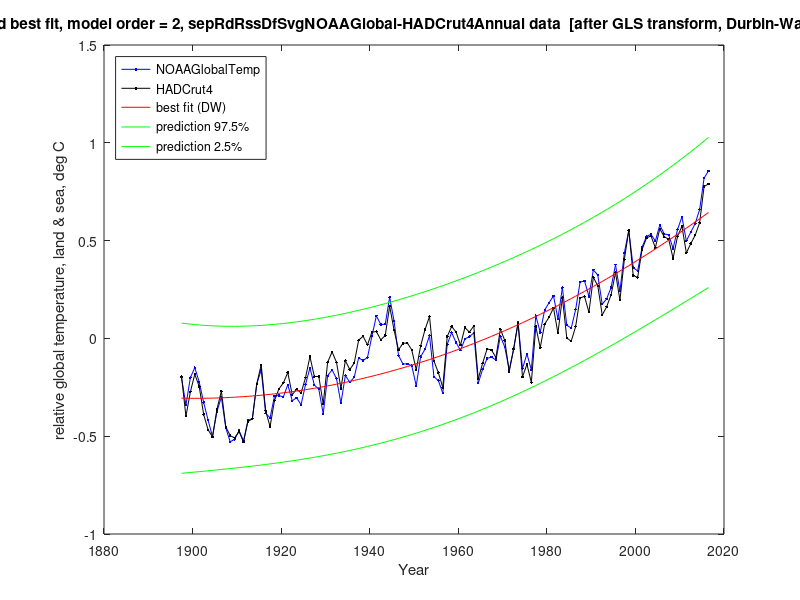

Recreate this plot in MATLAB.
%%%%%%%%%%%%%%%%%%%%%%%%%%%%%%%%%%%%%%%%%%%%%%%%%%%%%%%%%%%%%%%%%%%%%%%%%%%%%%%%%%%%%%%%%%
% This program reads monthly global temperature anomaly data, then does OLS and GLS for  %
% linear (modelOrder=1: y = b0 + b1.t), quadratic (modelOrder=2: y = b0 + b1.t + b2.t^2) %
% and higher order polynomial trends, with 95% prediction intervals.                     %
% This code is for Matlab or Octave (no special libraries required).                     %
%%%%%%%%%%%%%%%%%%%%%%%%%%%%%%%%%%%%%%%%%%%%%%%%%%%%%%%%%%%%%%%%%%%%%%%%%%%%%%%%%%%%%%%%%%

usingOctave=false;

annualMeans=true;  % take annual means, otherwise monthly

modelOrder=2;      % regression model order (max 9 with this code, but 6 is max for inv(X'X) with Cape Grim data)

plotACF=false;     % plot autocorrelation function of OLS residuals?

plotBestFit=2;     % plot best fit with CI of mean response and PI: 0=no, 1=OLS, 2=DW, 3=TADW, 4=DW-TADW extrapolated, 5=Semivariogram

predictYears=0;    % extend plotting (whole number of years)


% first 3 columns of both datasets are year, month, anomaly (K)

% NOAAGlobalTemp .asc file of the same name but '   ' replaced with ',' to make it csv
TempAnomData1=csvread('aravg.mon.land_ocean.90S.90N.v4.0.1.201704.csv');

% HADCrut4 .txt file of the same name but '   ' and '/' replaced with ',' to make it csv
TempAnomData2=csvread('HadCRUT.4.5.0.0.monthly_ns_avg.csv');

dataName='sepRdRssDfSvgNOAAGlobal-HADCrut4';

[n1,~]=size(TempAnomData1);
[n2,~]=size(TempAnomData2);

%%%%%%%%%%%%%%%%%%%%%
% Assemble the data %
%%%%%%%%%%%%%%%%%%%%%
% synchronise the two datasets
m1=0;
m2=0;
tYear1=TempAnomData1(m1+1,1)+(TempAnomData1(m1+1,2)-0.5)/12;
tYear2=TempAnomData2(m2+1,1)+(TempAnomData2(m2+1,2)-0.5)/12;
while tYear1>tYear2
    m2=m2+1;
    tYear2=TempAnomData2(m2+1,1)+(TempAnomData2(m2+1,2)-0.5)/12;
end
while tYear2>tYear1
    m1=m1+1;
    tYear1=TempAnomData1(m1+1,1)+(TempAnomData1(m1+1,2)-0.5)/12;
end
if n1-m1>n2-m2
    n=n2-m2;
else
    n=n1-m1;
end
    t=0;  % time for plotting
    x=0;  % X for combined data
    y1=0; % observed dataset 1 for plotting
    y2=0; % observed dataset 2 for plotting
    y=0;  % combined observations
    m=0;
    ds=0; % dataset number
    for i=1:n
        tYear1=TempAnomData1(i+m1,1)+(TempAnomData1(i+m1,2)-0.5)/12;
        tYear2=TempAnomData2(i+m2,1)+(TempAnomData2(i+m2,2)-0.5)/12;
        if abs(tYear1-tYear2)>0.001
            disp(['Time mismatch at ',num2str(tYear1),', ',num2str(tYear2)]);
            if usingOctave
                fflush(stdout);
            end
        end
        tYear=(tYear1+tYear2)/2;
        % analyse the 120 years 1897-2016
        if tYear>1897 && tYear<2017
            if annualMeans
                if TempAnomData1(i+m1,2)==1
                    m=m+1;
                    t(m)=TempAnomData1(i+m1,1)+0.5;
                    x(2*m-1,1)=1;
                    x(2*m,1)=1;
                    if modelOrder>0
                        x(2*m-1,2)=t(m);
                        x(2*m,2)=t(m);
                    end
                    y1(m,1)=TempAnomData1(i+m1,3)/12;
                    y2(m,1)=TempAnomData2(i+m2,3)/12;
                    y(2*m-1,1)=y1(m,1);
                    y(2*m,1)=y2(m,1);
                    ds(2*m-1)=1;
                    ds(2*m)=2;
                else
                    y1(m,1)=y1(m,1)+TempAnomData1(i+m1,3)/12;
                    y2(m,1)=y2(m,1)+TempAnomData2(i+m2,3)/12;
                    y(2*m-1,1)=y(2*m-1,1)+TempAnomData1(i+m1,3)/12;
                    y(2*m,1)=y(2*m,1)+TempAnomData2(i+m2,3)/12;
                end
            else
                predictYears=0; % prediction not implemented for monthly
                m=m+1;
                t(m)=tYear;
                x(2*m-1,1)=1;
                x(2*m,1)=1;
                if modelOrder>0
                    x(2*m-1,2)=t(m);
                    x(2*m,2)=t(m);
                end
                y1(m,1)=TempAnomData1(i+m1,3);
                y2(m,1)=TempAnomData2(i+m2,3);
                y(2*m-1,1)=y1(m,1);
                y(2*m,1)=y2(m,1);
                ds(2*m-1)=1;
                ds(2*m)=2;
            end
        end
    end
    % adjust each dataset for zero mean y
    meanY1=mean(y1);
    meanY2=mean(y2);
    y1=y1-meanY1;
    y2=y2-meanY2;
    [n,~]=size(x);
    for i=1:n
        if ds(i)<1.5
            %disp(['y1: ',num2str(y(i,1)),' -> ',num2str(y(i,1)-meanY1)]);
            y(i,1)=y(i,1)-meanY1;
        else
            %disp(['y2: ',num2str(y(i,1)),' -> ',num2str(y(i,1)-meanY2)]);
            y(i,1)=y(i,1)-meanY2;
        end
    end
    
    % adjust to zero mean time over the period analysed
    means=mean(x);
    meanT=means(2);
    if modelOrder>0
        for i=1:n
            x(i,2)=x(i,2)-meanT;
            if modelOrder>1
                for j=2:modelOrder
                    x(i,j+1)=x(i,2)^j;
                end
            end
        end
    end

[n,k1]=size(x); % k1 = k + 1 = no. of variables + intercept
k=k1-1;

disp('=========================================================================');
if annualMeans
    disp([dataName,' Annual Mean of Monthly Temperature Anomaly Data ',num2str(floor(t(1))),'-',num2str(floor(t(n/2)))]);
    dataName=[dataName,'Annual'];
else
    disp([dataName,' Monthly Temperature Anomaly Data ',num2str(floor(t(1))),'-',num2str(floor(t(n/2)))]);
    dataName=[dataName,'Monthly'];
end
disp('=========================================================================');

% expanded t() and x() for prediction
tp=t;
[~,np]=size(t);
xp=0;
for i=1:np
    xp(i,1)=1;
    if modelOrder>0
        xp(i,2)=tp(i)-meanT;
    end
    if modelOrder>1
        for j=2:modelOrder
            xp(i,j+1)=xp(i,2)^j;
        end
    end
end
if predictYears>0
    for i=np+1:np+predictYears
        tp(i)=tp(i-1)+1;
        xp(i,1)=1;
        if modelOrder>0
            xp(i,2)=tp(i)-meanT;
            for j=2:modelOrder
                xp(i,j+1)=xp(i,2)^j;
            end
        end
    end
end
[~,np]=size(tp);
 


%%%%%%%%%%%%%%%%%%%%%%%%%%%%%%%%%%%%%%%%%%%%%%%%%%%%%%%%%%%%%%%%%%%%%%%%%%%%%%%%%%%%%%%%%%
% make list of "adjacent" points for "forward differences" for generalised Durbin-Watson %
%%%%%%%%%%%%%%%%%%%%%%%%%%%%%%%%%%%%%%%%%%%%%%%%%%%%%%%%%%%%%%%%%%%%%%%%%%%%%%%%%%%%%%%%%%
disp('Making progressive list of nearest neighbours ...');
if usingOctave
    fflush(stdout);
end
% Find starting point with the greatest sum of distances to all other points
rSumMax=0;
nSumMax=0;
for i=1:n
    rSumThisOne=0;
    for j=1:n
        %r=sqrt((t(i)-t(j))^2+(u(i)-u(j))^2+(v(i)-v(j))^2); % 3D
        r=abs(x(i,2)-x(j,2)); % 1D
        rSumThisOne=rSumThisOne+r;
    end
    if rSumThisOne>rSumMax
        rSumMax=rSumThisOne;
        nSumMax=i;
    end
end
%disp(['Starting point is no. ',num2str(nSumMax),' at t = ',num2str(x(nSumMax,2))]);
%if usingOctave
%    fflush(stdout);
%end

% also generate reduction matrix to pre-multiply x, y or e to average co-located points
R=zeros(1,n); % first row
Rrow=1;
nThisRow=1;
R(Rrow,nSumMax)=1;

adjacentPoint=zeros(1,n);
adjacentDist=zeros(1,n);
%adjacentDist2=zeros(1,n);
thisPoint=nSumMax; % starting point
startPoint=nSumMax;
% find next point
rMin=999999999;
for j=1:n
    %r=sqrt((t(thisPoint)-t(j))^2+(u(thisPoint)-u(j))^2+(v(thisPoint)-v(j))^2); % 3D
    r=abs(x(thisPoint,2)-x(j,2)); % 1D
    %if r>0.001 && r<rMin
    if r<rMin && j~=thisPoint
        % closest so far
        rMin=r;
        adjacentPoint(thisPoint)=j;
        adjacentDist(thisPoint)=r;
        %adjacentDist2(thisPoint)=r*r;
    end
end
% and then continue until no more adjacent but different location points found
while adjacentPoint(thisPoint)>0
    thisPoint=adjacentPoint(thisPoint);
    if rMin>0
        if nThisRow>1
            % multiple entries on last row so divide it by nThisRow
            for i=1:n
                R(Rrow,i)=R(Rrow,i)/nThisRow;
            end
        end
        % start next row of R
        Rrow=Rrow+1;
        nThisRow=1;
    else
        % another entry at the same location; same row of R
        nThisRow=nThisRow+1;
    end
    R(Rrow,thisPoint)=1;
    adjacentPoint(thisPoint)=0;
    rMin=999999999;
    for j=1:n
        if adjacentPoint(j)==0
            %r=sqrt((t(thisPoint)-t(j))^2+(u(thisPoint)-u(j))^2+(v(thisPoint)-v(j))^2); % 3D
            r=abs(x(thisPoint,2)-x(j,2)); % 1D
            %if r>0.001 && r<rMin
            if r<rMin && j~=thisPoint
                % closest so far
                rMin=r;
                adjacentPoint(thisPoint)=j;
                adjacentDist(thisPoint)=r;
                %adjacentDist2(thisPoint)=r*r;
            end
        end
    end
end
% make sum of last row of R = 1
if nThisRow>1
    % multiple entries on last row so divide it by nThisRow
    for i=1:n
        R(Rrow,i)=R(Rrow,i)/nThisRow;
    end
end

%==== NEW VERSION ====
% use premultiplication matrix R to merge co-located points
% and sort in nearest new neighbour order
[nr,~]=size(R);
effDist=sum(adjacentDist)/(nr-1); % the last point on the path has adjacentDist = 0
disp(['Starting with no ',num2str(nSumMax),', mean non-zero distance = ',num2str(effDist),' years']);
disp('-------------------------------------------------------------------------');
if usingOctave
    fflush(stdout);
end
rx=R*x;
% Construct matrix A for Durbin-Watson d = (e'Ae)/(e'e)
A=2*eye(nr);
A(1,1)=1;
A(nr,nr)=1;
for i=1:nr-1
    A(i,i+1)=-1;
    A(i+1,i)=-1;
end


% calculate dx = Xi - Xmean, for plotting prediction interval
meanX=mean(x);
meanX(1,1)=0; % except dx(intercept) = 1
dx=meanX*0;
for i=1:n
    dx(i,:)=x(i,:)-meanX;
end
dxp=meanX*0;
for i=1:np
    dxp(i,:)=xp(i,:)-meanX;
end


%%%%%%%%%%%%%%%%%%%%%%%%%%%%%%%%%%%%%
% OLS calculation by matrix algebra %
%%%%%%%%%%%%%%%%%%%%%%%%%%%%%%%%%%%%%
varName(1,:)='(Intercept)';
if modelOrder>0
    varName(2,:)='year - mean';
end
if modelOrder>1
    for j=2:modelOrder
        varName(j+1,:)=['(yr-mean)^',num2str(j)];
    end
end
disp('OLS calculation by matrix algebra:');
invXdX=inv(transpose(x)*x);
betaOLS=invXdX*transpose(x)*y;
residualsOLS=y-x*betaOLS;

SSR=transpose(residualsOLS)*residualsOLS;
residStdErrOLS=sqrt(transpose(residualsOLS)*residualsOLS/(n-k-1));
stdErrorOLS=0;
tValue=0;
for m=1:k1
    stdErrorOLS(m,1)=residStdErrOLS*sqrt(invXdX(m,m));
    tValue(m,1)=betaOLS(m,1)/stdErrorOLS(m,1);
end
disp('                 Estimate     Std. Error    t value      DF      Pr(>|t|)');
for m=1:k+1
    fprintf('%s  %12.6f  %12.6f  %9.3f  %7.0f  %12.6f\n',varName(m,:),betaOLS(m,1),stdErrorOLS(m,1),tValue(m,1),n-k-1,2*(1-tcdf(abs(tValue(m,1)),n-k-1)));
end
rmsError=sqrt((transpose(residualsOLS)*residualsOLS)/n);
disp(['Residual standard error: ',num2str(residStdErrOLS),' on ',num2str(n-k-1),' Deg.Fr.  RMS error: ',num2str(rmsError)]);

SSRFD=(transpose(R*residualsOLS)*A*(R*residualsOLS));
SSR=transpose(R*residualsOLS)*(R*residualsOLS);
d=SSRFD/SSR;
% rho from Durbin-Watson
rhoDW=1-0.5*d;

% work out confidence limits of d
Rx=R*x;
invRXdRX=inv(transpose(Rx)*Rx);
p=trace(A)-trace(transpose(Rx)*A*Rx*invRXdRX);
Ed=p/(nr-k-1); % mean of d (exact)
q=trace(A*A)-2*trace(transpose(Rx)*A*A*Rx*invRXdRX)+trace((transpose(Rx)*A*Rx*invRXdRX)^2);
Vd=2*(q-p*Ed)/((nr-k-1)*(nr-k+1)); % variance of d (exact)
% approximate distribution of d by a beta disbn with same mean & variance (Durbin-Watson II 1951, III 1971)
ab=Ed*(4-Ed)/Vd-1;
a=ab*Ed/4;
b=ab-a;
d025=4*betainv(0.025,a,b);
d975=4*betainv(0.975,a,b);

if d<d025 || d>d975
    disp(['OLS residual Durbin-Watson: ',num2str(d),' [correl. error or bad model: Pr(>|d-',num2str(Ed,3),'|): ',num2str(1-2*abs(betacdf(d/4,a,b)-0.5)),']']);
else
    disp(['OLS residual Durbin-Watson: ',num2str(d),' [good: Pr(>|d-',num2str(Ed,3),'|): ',num2str(1-2*abs(betacdf(d/4,a,b)-0.5)),']']);

    bestFitUnEq=xp*betaOLS;
    tValue1=tinv(0.975,n-k-1);
    tValue2=tinv(1-0.025*(1-2*abs(betacdf(d/4,a,b)-0.5)),n-k-1);
    % predInt is prediction interval based on regression coeff std errors
    predInt=0;
    for i=1:np
        predInt(i,1)=residStdErrOLS^2;
        for m=1:k1
            predInt(i,1)=predInt(i,1)+(stdErrorOLS(m,1)*dxp(i,m))^2;
        end
        predInt(i,1)=tValue1*sqrt(predInt(i,1));
    end
    if predictYears>0
        disp(['prediction for ',num2str(tp(np)),': ',num2str(bestFitUnEq(np,1)),' deg; 95% prediction interval: ',num2str(bestFitUnEq(np,1)-predInt(np,1)),', ',num2str(bestFitUnEq(np,1)+predInt(np,1))]);
    end

    if plotBestFit==1
        outsideIP=0;
        for i=1:n/2
            if y1(i,1)>bestFitUnEq(i,1)+predInt(i,1) || y1(i,1)<bestFitUnEq(i,1)-predInt(i,1)
                outsideIP=outsideIP+1;
            end
            if y2(i,1)>bestFitUnEq(i,1)+predInt(i,1) || y2(i,1)<bestFitUnEq(i,1)-predInt(i,1)
                outsideIP=outsideIP+1;
            end
        end
        plot(t,y1,'b.-',t,y2,'k.-','b.-',tp,bestFitUnEq,'r-',tp,bestFitUnEq+predInt,'g-',tp,bestFitUnEq-predInt,'g-');
        legend('NOAAGlobalTemp','HADCrut4','best fit (OLS)','prediction 97.5%','prediction 2.5%','Location','northwest');
        %title([num2str(n),' measured data points, and best fit, model order = ',num2str(modelOrder),', ',dataName,' data  [OLS residuals, Durbin-Watson: ',num2str(d),', good: Pr(>|d-',num2str(Ed,3),'|): ',num2str(1-2*abs(betacdf(d/4,a,b)-0.5)),']']);
        title([num2str(n),' measured data points, and best fit, model order = ',num2str(modelOrder),', ',dataName,' data  [OLS residuals, Durbin-Watson: ',num2str(d),', [',num2str(100*outsideIP/n),'% ouside IP]']);
        xlabel('Year');
        ylabel('relative global temperature, land & sea, deg C');
        % output to csv
        CSVoutput=0;
        for i=1:np
            CSVoutput(i,1)=tp(i);                         % year AD
            if i>n/2
                CSVoutput(i,2)=NaN;
                CSVoutput(i,3)=NaN;
            else
                CSVoutput(i,2)=y1(i,1);                    % observed data
                CSVoutput(i,3)=y2(i,1);
            end
            CSVoutput(i,4)=bestFitUnEq(i,1);               % predicted value
            CSVoutput(i,5)=bestFitUnEq(i,1)+predInt(i,1); % upper prediction interval
            CSVoutput(i,6)=bestFitUnEq(i,1)-predInt(i,1); % lower prediction interval
        end
        csvwrite([dataName,'Order',num2str(modelOrder),'polynomialTrendOLS.csv'],CSVoutput);
    end

end


disp('-------------------------------------------------------------------------');

if usingOctave
    fflush(stdout);
end

    
    %%%%%%%%%%%%%%%%%%%%%%%%%%%%%%%%%%%%%%%%%%%%%%%%%%%%%%%
    % First find kd = rd/ro where rd = effective distance %
    % between the datasets, equation (4.7).               %
    %%%%%%%%%%%%%%%%%%%%%%%%%%%%%%%%%%%%%%%%%%%%%%%%%%%%%%%
    m=0;
    sumSameTrds=0;
    for i=1:n-1
        for j=i+1:n
            if abs(x(i,2)-x(j,2))<0.001
                % same time, different dataset
                m=m+1;
                sumSameTrds=sumSameTrds+(residualsOLS(i,1)-residualsOLS(j,1))^2;
            end
        end
    end
    variance=residStdErrOLS^2;
    if m>0
        kd=-log(1-sumSameTrds/(2*m*variance));
        phi=1-sumSameTrds/(2*m*variance);
        DF=round(n-k-1-2*m*phi/(1+phi));
    else
        % no zero distance pairs - set kd =0
        kd=0;
        DF=n-k-1;
    end
    disp(['kd=rd/ro = ',num2str(kd),', ',num2str(m),' co-located pairs->',num2str(n-k-1),'-',num2str(round(m*exp(-kd))),' = ',num2str(DF),' degrees of freedom']);
    
    if usingOctave
        fflush(stdout);
    end



disp('-------------------------------------------------------------------------');

if usingOctave
    fflush(stdout);
end

    

    %%%%%%%%%%%%%%%%%%%%%%%%%%%%%%%
    % Tanh adjusted Durbin-Watson %
    %%%%%%%%%%%%%%%%%%%%%%%%%%%%%%%
    % Ed and Vd for un-transformed data already calculated
    atanhRho=(2/(nr-k1-3))*sqrt((nr-k1+3)/Vd)*(atanh(1-d/2)-atanh(1-Ed/2));
    rhoADW=real(tanh(atanhRho));

    roDW=-effDist/log(rhoDW);
    disp(['Durbin-Watson rho = ',num2str(rhoDW),' -> ro = -medianDist/ln(rho) = ',num2str(roDW)]);
    roADW=-effDist/log(rhoADW);
    disp(['tanh adjusted DW rho = ',num2str(rhoADW),' -> ro = -medianDist/ln(rho) = ',num2str(roADW)]);
    
disp('-------------------------------------------------------------------------');

    
    if usingOctave
        fflush(stdout);
    end
    
%%%%%%%%%%%%%%%%%%%%%%%%%%%%%%%%%%%%%
% GLS calculation by matrix algebra %
%%%%%%%%%%%%%%%%%%%%%%%%%%%%%%%%%%%%%
    ro=roDW;
    rd=kd*ro;
    disp(['GLS using ro = ',num2str(ro),' km, same location effective distance rd = ',num2str(rd),' km']);
    if usingOctave
        fflush(stdout);
    end
    % calculate S first, then invert (hopefully)
    S=eye(n);
    for i=1:n-1
        for j=i+1:n
            % 1D distance on time-line
            r=abs(x(i,2)-x(j,2));
            if abs(ds(i)-ds(j))<0.5
                % same dataset
                phi=exp(-r/ro);
            else
                % different datasets
                phi=exp(-sqrt((r/ro)^2+kd*kd));
                %phi=exp(-(r/ro)-kd);
            end
            S(i,j)=phi;
            S(j,i)=S(i,j);
        end
    end
    %disp(['Inverting S']);
    if usingOctave
        fflush(stdout);
    end
    Sinv=inv(S);

    invXdSiX=inv(transpose(x)*Sinv*x);

    % repeat for reduced dataset
    Sr=eye(nr);
    for i=1:nr-1
        for j=i+1:nr
            % 1D distance on time-line (reduced dataset)
            r=abs(rx(i,2)-rx(j,2));
            if abs(ds(i)-ds(j))<0.5
                % same dataset
                phi=exp(-r/ro);
            else
                % different datasets
                phi=exp(-sqrt((r/ro)^2+kd*kd));
            %    phi=exp(-(r/ro)-kd);
            end
            Sr(i,j)=phi;
            Sr(j,i)=S(i,j);
        end
    end
    SRinv=inv(Sr);
    invrXdSirX=inv(transpose(rx)*SRinv*rx);
    
betaGLSdw=invXdSiX*transpose(x)*Sinv*y;
residualsGLS=y-x*betaGLSdw;
residStdErrDW=sqrt(transpose(residualsGLS)*Sinv*residualsGLS/(DF));
stdErrorDW=0;
tValue=0;
for m=1:k1
    stdErrorDW(m,1)=residStdErrDW*sqrt(invXdSiX(m,m));
    tValue(m,1)=betaGLSdw(m,1)/stdErrorDW(m,1);
end
disp('                 Estimate     Std. Error    t value      DF      Pr(>|t|)');
for m=1:k+1
    fprintf('%s  %12.6f  %12.6f  %9.3f  %7.0f  %12.6f\n',varName(m,:),betaGLSdw(m,1),stdErrorDW(m,1),tValue(m,1),DF,2*(1-tcdf(abs(tValue(m,1)),DF)));
end
rmsError=sqrt((transpose(residualsGLS)*residualsGLS)/n);
disp(['Residual standard error: ',num2str(residStdErrDW),' on ',num2str(DF),' Deg.Fr.  RMS error: ',num2str(rmsError)]);

% Durbin-Watson equivalent calculation on equalised residuals
% using P=Sinv^0.5 i.e. P is symmetrical matrix satisfying P'P = Sinv
P=Sinv^0.5;
residualsEq=P*residualsGLS;
% reduce to nr residuals by premultiplying by R
residualsEq=R*residualsEq;
SSR=transpose(residualsEq)*residualsEq;
SSRFD=transpose(residualsEq)*A*residualsEq;
d=SSRFD/SSR;

% work out confidence limits of d
Pr=real(SRinv^0.5); % is real, but infintesimal imaginary component can cause problems
p=trace(A)-trace(transpose(rx)*transpose(Pr)*A*Pr*rx*invrXdSirX);
Ed=p/(nr-k-1); % mean of d (exact)
q=trace(A*A)-2*trace(transpose(rx)*transpose(Pr)*A*A*Pr*rx*invrXdSirX)+trace((transpose(rx)*transpose(Pr)*A*Pr*rx*invrXdSirX)^2);
Vd=2*(q-p*Ed)/((nr-k-1)*(nr-k+1)); % variance of d (exact)
% approximate distribution of d by a beta disbn with same mean & variance (Durbin-Watson II 1951, III 1971)
ab=Ed*(4-Ed)/Vd-1;
a=ab*Ed/4;
b=ab-a;
d025=4*betainv(0.025,a,b);
d975=4*betainv(0.975,a,b);

if d<d025 || d>d975
    disp(['Transformed residual Durbin-Watson: ',num2str(d),' [bad model or eq: Pr(>|d-',num2str(Ed,3),'|): ',num2str(1-2*abs(betacdf(d/4,a,b)-0.5)),']']);
else
    disp(['Transformed residual Durbin-Watson: ',num2str(d),'   [good: Pr(>|d-',num2str(Ed,3),'|): ',num2str(1-2*abs(betacdf(d/4,a,b)-0.5)),']']);

    bestFitDW=xp*betaGLSdw;
    tValue1=tinv(0.975,DF);
    tValue2=tinv(1-0.025*(1-2*abs(betacdf(d/4,a,b)-0.5)),DF);
        % predInt is prediction interval based on regression coeff std errors
    predInt=0;
    for i=1:np
        predInt(i,1)=residStdErrDW^2;
        for m=1:k1
            predInt(i,1)=predInt(i,1)+(stdErrorDW(m,1)*dxp(i,m))^2;
        end
        predInt(i,1)=tValue1*sqrt(predInt(i,1));
    end
    if predictYears>0
        disp(['prediction for ',num2str(tp(np)),': ',num2str(bestFitDW(np,1)),' deg; 95% prediction interval: ',num2str(bestFitDW(np,1)-predInt(np,1)),', ',num2str(bestFitDW(np,1)+predInt(np,1))]);
    end

    if plotBestFit==2
        outsideIP=0;
        for i=1:n/2
            if y1(i,1)>bestFitDW(i,1)+predInt(i,1) || y1(i,1)<bestFitDW(i,1)-predInt(i,1)
                outsideIP=outsideIP+1;
            end
            if y2(i,1)>bestFitDW(i,1)+predInt(i,1) || y2(i,1)<bestFitDW(i,1)-predInt(i,1)
                outsideIP=outsideIP+1;
            end
        end
        plot(t,y1,'b.-',t,y2,'k.-',tp,bestFitDW,'r-',tp,bestFitDW+predInt,'g-',tp,bestFitDW-predInt,'g-');
        legend('NOAAGlobalTemp','HADCrut4','best fit (DW)','prediction 97.5%','prediction 2.5%','Location','northwest');
        %title([num2str(n),' measured data points, and best fit, model order = ',num2str(modelOrder),', ',dataName,' data  [after GLS transform, Durbin-Watson: ',num2str(d),', good: Pr(>|d-',num2str(Ed,3),'|): ',num2str(1-2*abs(betacdf(d/4,a,b)-0.5)),']']);
        title([num2str(n),' measured data points, and best fit, model order = ',num2str(modelOrder),', ',dataName,' data  [after GLS transform, Durbin-Watson: ',num2str(d),', [',num2str(100*outsideIP/n),'% ouside IP]']);
        xlabel('Year');
        ylabel('relative global temperature, land & sea, deg C');
        % output to csv
        CSVoutput=0;
        for i=1:np
            CSVoutput(i,1)=tp(i);                         % year AD
            if i>n/2
                CSVoutput(i,2)=NaN;
                CSVoutput(i,3)=NaN;
            else
                CSVoutput(i,2)=y1(i,1);                    % observed data
                CSVoutput(i,3)=y2(i,1);
            end
            CSVoutput(i,4)=bestFitDW(i,1);               % predicted value
            CSVoutput(i,5)=bestFitDW(i,1)+predInt(i,1); % upper prediction interval
            CSVoutput(i,6)=bestFitDW(i,1)-predInt(i,1); % lower prediction interval
        end
        csvwrite([dataName,'Order',num2str(modelOrder),'polynomialTrendDW.csv'],CSVoutput);
    end
        
end

disp('-------------------------------------------------------------------------');

if usingOctave
    fflush(stdout);
end


        
%%%%%%%%%%%%%%%%%%%%%%%%%%%%%%%%%%%%%
% GLS calculation by matrix algebra %
%%%%%%%%%%%%%%%%%%%%%%%%%%%%%%%%%%%%%
    ro=roADW;
    rd=kd*ro;
    disp(['GLS using ro = ',num2str(ro),' km, same location effective distance rd = ',num2str(rd),' km']);
    if usingOctave
        fflush(stdout);
    end
    % calculate S first, then invert (hopefully)
    S=eye(n);
    for i=1:n-1
        for j=i+1:n
            % 1D distance on time-line
            r=abs(x(i,2)-x(j,2));
            if abs(ds(i)-ds(j))<0.5
                % same dataset
                phi=exp(-r/ro);
            else
                % different datasets
                phi=exp(-sqrt((r/ro)^2+kd*kd));
                %phi=exp(-(r/ro)-kd);
            end
            S(i,j)=phi;
            S(j,i)=S(i,j);
        end
    end
    %disp(['Inverting S']);
    if usingOctave
        fflush(stdout);
    end
    Sinv=inv(S);

invXdSiX=inv(transpose(x)*Sinv*x);

    % repeat for reduced dataset
    Sr=eye(nr);
    for i=1:nr-1
        for j=i+1:nr
            % 1D distance on time-line (reduced dataset)
            r=abs(rx(i,2)-rx(j,2));
            if abs(ds(i)-ds(j))<0.5
                % same dataset
                phi=exp(-r/ro);
            else
                % different datasets
                phi=exp(-sqrt((r/ro)^2+kd*kd));
            %    phi=exp(-(r/ro)-kd);
            end
            Sr(i,j)=phi;
            Sr(j,i)=S(i,j);
        end
    end
    SRinv=inv(Sr);
    invrXdSirX=inv(transpose(rx)*SRinv*rx);
    
betaGLStadw=invXdSiX*transpose(x)*Sinv*y;
residualsGLS=y-x*betaGLStadw;
residStdErrTADW=sqrt(transpose(residualsGLS)*Sinv*residualsGLS/(DF));
stdErrorTADW=0;
tValue=0;
for m=1:k1
    stdErrorTADW(m,1)=residStdErrTADW*sqrt(invXdSiX(m,m));
    tValue(m,1)=betaGLStadw(m,1)/stdErrorTADW(m,1);
end
disp('                 Estimate     Std. Error    t value      DF      Pr(>|t|)');
for m=1:k+1
    fprintf('%s  %12.6f  %12.6f  %9.3f  %7.0f  %12.6f\n',varName(m,:),betaGLStadw(m,1),stdErrorTADW(m,1),tValue(m,1),DF,2*(1-tcdf(abs(tValue(m,1)),DF)));
end
rmsError=sqrt((transpose(residualsGLS)*residualsGLS)/n);
disp(['Residual standard error: ',num2str(residStdErrTADW),' on ',num2str(DF),' Deg.Fr.  RMS error: ',num2str(rmsError)]);

% Durbin-Watson equivalent calculation on equalised residuals
% using P=Sinv^0.5 i.e. P is symmetrical matrix satisfying P'P = Sinv
P=Sinv^0.5;
residualsEq=P*residualsGLS;
% reduce to nr residuals by premultiplying by R
residualsEq=R*residualsEq;
SSR=transpose(residualsEq)*residualsEq;
SSRFD=transpose(residualsEq)*A*residualsEq;
d=SSRFD/SSR;

% work out confidence limits of d
Pr=real(SRinv^0.5); % is real, but infintesimal imaginary component can cause problems
p=trace(A)-trace(transpose(rx)*transpose(Pr)*A*Pr*rx*invrXdSirX);
Ed=p/(nr-k-1); % mean of d (exact)
q=trace(A*A)-2*trace(transpose(rx)*transpose(Pr)*A*A*Pr*rx*invrXdSirX)+trace((transpose(rx)*transpose(Pr)*A*Pr*rx*invrXdSirX)^2);
Vd=2*(q-p*Ed)/((nr-k-1)*(nr-k+1)); % variance of d (exact)
% approximate distribution of d by a beta disbn with same mean & variance (Durbin-Watson II 1951, III 1971)
ab=Ed*(4-Ed)/Vd-1;
a=ab*Ed/4;
b=ab-a;
d025=4*betainv(0.025,a,b);
d975=4*betainv(0.975,a,b);

if d<d025 || d>d975
    disp(['Transformed residual Durbin-Watson: ',num2str(d),' [bad model or eq: Pr(>|d-',num2str(Ed,3),'|): ',num2str(1-2*abs(betacdf(d/4,a,b)-0.5)),']']);
else
    disp(['Transformed residual Durbin-Watson: ',num2str(d),'   [good: Pr(>|d-',num2str(Ed,3),'|): ',num2str(1-2*abs(betacdf(d/4,a,b)-0.5)),']']);

    bestFitTADW=xp*betaGLStadw;
    tValue1=tinv(0.975,DF);
    tValue2=tinv(1-0.025*(1-2*abs(betacdf(d/4,a,b)-0.5)),DF);
        % predInt is prediction interval based on regression coeff std errors
    predInt=0;
    for i=1:np
        predInt(i,1)=residStdErrTADW^2;
        for m=1:k1
            predInt(i,1)=predInt(i,1)+(stdErrorTADW(m,1)*dxp(i,m))^2;
        end
        predInt(i,1)=tValue1*sqrt(predInt(i,1));
    end
    if predictYears>0
        disp(['prediction for ',num2str(tp(np)),': ',num2str(bestFitTADW(np,1)),' deg; 95% prediction interval: ',num2str(bestFitTADW(np,1)-predInt(np,1)),', ',num2str(bestFitTADW(np,1)+predInt(np,1))]);
    end

    if plotBestFit==3
        outsideIP=0;
        for i=1:n/2
            if y1(i,1)>bestFitTADW(i,1)+predInt(i,1) || y1(i,1)<bestFitTADW(i,1)-predInt(i,1)
                outsideIP=outsideIP+1;
            end
            if y2(i,1)>bestFitTADW(i,1)+predInt(i,1) || y2(i,1)<bestFitTADW(i,1)-predInt(i,1)
                outsideIP=outsideIP+1;
            end
        end
        plot(t,y1,'b.-',t,y2,'k.-',tp,bestFitTADW,'r-',tp,bestFitTADW+predInt,'g-',tp,bestFitTADW-predInt,'g-');
        legend('NOAAGlobalTemp','HADCrut4','best fit (TADW)','prediction 97.5%','prediction 2.5%','Location','northwest');
        %title([num2str(n),' measured data points, and best fit, model order = ',num2str(modelOrder),', ',dataName,' data  [after GLS transform, Durbin-Watson: ',num2str(d),', good: Pr(>|d-',num2str(Ed,3),'|): ',num2str(1-2*abs(betacdf(d/4,a,b)-0.5)),']']);
        title([num2str(n),' measured data points, and best fit, model order = ',num2str(modelOrder),', ',dataName,' data  [after GLS transform, Durbin-Watson: ',num2str(d),', [',num2str(100*outsideIP/n),'% ouside IP]']);
        xlabel('Year');
        ylabel('relative global temperature, land & sea, deg C');
        % output to csv
        CSVoutput=0;
        for i=1:np
            CSVoutput(i,1)=tp(i);                         % year AD
            if i>n/2
                CSVoutput(i,2)=NaN;
                CSVoutput(i,3)=NaN;
            else
                CSVoutput(i,2)=y1(i,1);                    % observed data
                CSVoutput(i,3)=y2(i,1);
            end
            CSVoutput(i,4)=bestFitTADW(i,1);               % predicted value
            CSVoutput(i,5)=bestFitTADW(i,1)+predInt(i,1); % upper prediction interval
            CSVoutput(i,6)=bestFitTADW(i,1)-predInt(i,1); % lower prediction interval
        end
        csvwrite([dataName,'Order',num2str(modelOrder),'polynomialTrendTADW.csv'],CSVoutput);
    end
    
    
    
    %%%%%%%%%%%%%%%%%%%%%%%%%%%%%%%%%%%%%%%%%%%%%%%%
    % apply t and Sb extrapolation since d test ok %
    %%%%%%%%%%%%%%%%%%%%%%%%%%%%%%%%%%%%%%%%%%%%%%%%
    disp('----- Regression coeff std errors and t extrapolated: 2*TADW-DW -----');
    stdErrorExtrap=0;
    tValue=0;
    for m=1:k+1
        stdErrorExtrap(m,1)=2*stdErrorTADW(m,1)-stdErrorDW(m,1);
        tValue(m,1)=2*(betaGLStadw(m,1)/stdErrorTADW(m,1))-(betaGLSdw(m,1)/stdErrorDW(m,1));
    end
disp('                 Estimate     Std. Error    t value      DF      Pr(>|t|)');
for m=1:k+1
    fprintf('%s  %12.6f  %12.6f  %9.3f  %7.0f  %12.6f\n',varName(m,:),betaGLStadw(m,1),stdErrorExtrap(m,1),tValue(m,1),DF,2*(1-tcdf(abs(tValue(m,1)),DF)));
end

    % predInt is prediction interval based on regression coeff std errors
    predInt=0;
    for i=1:np
        predInt(i,1)=residStdErrTADW^2;
        for m=1:k1
            predInt(i,1)=predInt(i,1)+(stdErrorExtrap(m,1)*dxp(i,m))^2;
        end
        predInt(i,1)=tValue1*sqrt(predInt(i,1));
    end
    if predictYears>0
        disp(['prediction for ',num2str(tp(np)),': ',num2str(bestFitTADW(np,1)),' deg; 95% prediction interval: ',num2str(bestFitTADW(np,1)-predInt(np,1)),', ',num2str(bestFitTADW(np,1)+predInt(np,1))]);
    end

    if plotBestFit==4
        outsideIP=0;
        for i=1:n/2
            if y1(i,1)>bestFitTADW(i,1)+predInt(i,1) || y1(i,1)<bestFitTADW(i,1)-predInt(i,1)
                outsideIP=outsideIP+1;
            end
            if y2(i,1)>bestFitTADW(i,1)+predInt(i,1) || y2(i,1)<bestFitTADW(i,1)-predInt(i,1)
                outsideIP=outsideIP+1;
            end
        end
        plot(t,y1,'b.-',t,y2,'k.-',tp,bestFitTADW,'r-',tp,bestFitTADW+predInt,'g-',tp,bestFitTADW-predInt,'g-');
        legend('NOAAGlobalTemp','HADCrut4','best fit (DW-TADW extrap)','prediction 97.5%','prediction 2.5%','Location','northwest');
        %title([num2str(n),' measured data points, and best fit, model order = ',num2str(modelOrder),', ',dataName,' data  [after GLS transform, Durbin-Watson: ',num2str(d),', good: Pr(>|d-',num2str(Ed,3),'|): ',num2str(1-2*abs(betacdf(d/4,a,b)-0.5)),']']);
        title([num2str(n),' measured data points, and best fit, model order = ',num2str(modelOrder),', ',dataName,' data  [after GLS transform, Durbin-Watson: ',num2str(d),', [',num2str(100*outsideIP/n),'% ouside IP]']);
        xlabel('Year');
        ylabel('relative global temperature, land & sea, deg C');
        % output to csv
        CSVoutput=0;
        for i=1:np
            CSVoutput(i,1)=tp(i);                         % year AD
            if i>n/2
                CSVoutput(i,2)=NaN;
                CSVoutput(i,3)=NaN;
            else
                CSVoutput(i,2)=y1(i,1);                    % observed data
                CSVoutput(i,3)=y2(i,1);
            end
            CSVoutput(i,4)=bestFitTADW(i,1);               % predicted value
            CSVoutput(i,5)=bestFitTADW(i,1)+predInt(i,1); % upper prediction interval
            CSVoutput(i,6)=bestFitTADW(i,1)-predInt(i,1); % lower prediction interval
        end
        csvwrite([dataName,'Order',num2str(modelOrder),'polynomialTrendDWTADWextrap.csv'],CSVoutput);
    end

end

    disp('-------------------------------------------------------------------------');

    if usingOctave
        fflush(stdout);    
    end

    
    %%%%%%%%%%%%%%%%%%%%%%%%%%%%%%%%%%%%%%%
    % Semivariogram exponential model fit %
    %%%%%%%%%%%%%%%%%%%%%%%%%%%%%%%%%%%%%%%
    % plot residual semivariogram
    gamma=0;
    h=0;
    m=0;
    hClass=0;
    gClass=0;
    nClass=0;
    i=0;
    for i=1:n-1
        for j=i+1:n
            m=m+1;
            gamma(m)=((residualsOLS(i)-residualsOLS(j))^2)/2;
            h(m)=abs(x(i,2)-x(j,2));
            %h(m)=sqrt((t(i)-t(j))^2+(u(i)-u(j))^2+(v(i)-v(j))^2); % 3D
            classNumb=round(h(m)+0.5);
            [~,classes]=size(nClass);
            if classNumb>classes
                nClass(classNumb)=1;
                gClass(classNumb)=gamma(m);
            else
                nClass(classNumb)=nClass(classNumb)+1;
                gClass(classNumb)=gClass(classNumb)+gamma(m);
            end
            hClass(classNumb)=classNumb-0.5;
        end
    end
    [~,classes]=size(nClass);
    for i=1:classes
        if nClass(i)>0;
            gClass(i)=gClass(i)/nClass(i);
        else
            gClass(i)=NaN;
        end
    end
    
    % weighted fit of exponential (residStdErrOLS^2)*[1-exp(-h/rs)] to semivariogram
    rs=0.1; % don't start too small, or improvement won't show up and loop will stop!
    residVar=residStdErrOLS^2;
    minSqdErr=0;
    for i=1:classes % normally for i=1:classes but here class 1 is h=0
        if nClass(i)>0
            %minSqdErr=minSqdErr+nClass(i)*((gClass(i)-residVar*(1-exp(-hClass(i)/rs)))^2); % nClass(i) weighted
            minSqdErr=minSqdErr+(nClass(i)/hClass(i))*((gClass(i)-residVar*(1-exp(-hClass(i)/rs)))^2); % nClass(i)/hClass(i) weighted
            %minSqdErr=minSqdErr+(nClass(i)/(hClass(i)^2))*((gClass(i)-residVar*(1-exp(-hClass(i)/rs)))^2); % nClass(i)/(hClass(i)^2) weighted
        end
    end
    thisSqdErr=minSqdErr;
    lastSqdErr=minSqdErr*2;
    while minSqdErr<lastSqdErr
        rs=rs+0.01;
        lastSqdErr=thisSqdErr;
        thisSqdErr=0;
        for i=2:classes % normally for i=1:classes but here class 1 is h=0
            if nClass(i)>0;
                %thisSqdErr=thisSqdErr+nClass(i)*((gClass(i)-residVar*(1-exp(-hClass(i)/rs)))^2); % nClass(i) weighted
                thisSqdErr=thisSqdErr+(nClass(i)/hClass(i))*((gClass(i)-residVar*(1-exp(-hClass(i)/rs)))^2); % nClass(i)/hClass(i) weighted
                %thisSqdErr=thisSqdErr+(nClass(i)/(hClass(i)^2))*((gClass(i)-residVar*(1-exp(-hClass(i)/rs)))^2); % nClass(i)/(hClass(i)^2) weighted
            end
        end
        if thisSqdErr<=minSqdErr
            minSqdErr=thisSqdErr;
        end
    end
    
    % sigma^2 line
    dist(1)=0;
    dist(2)=max(h);
    rse2(1)=residStdErrOLS^2;
    rse2(2)=rse2(1);
    
    % variance*[1-exp(-h/rs)]
    hCurve=0;
    gCurve=0;
    for i=1:round(dist(2))
        hCurve(i)=(i-1);
        gCurve(i)=rse2(1)*(1-exp(-hCurve(i)/rs));
    end
    
%    if n<100
%        plot(h,gamma,'g.',hClass,gClass,'b-',dist,rse2,'r-',hCurve,gCurve,'m-');
%        legend('\gamma(i,j) points','\gamma in 1 km classes','\sigma^2',['semivariogram fit rs=',num2str(rs),'km']);
%    else
%        plot(hClass,gClass,'b-',dist,rse2,'r-',hCurve,gCurve,'m-');
%        legend('\gamma in 1 km classes','\sigma^2',['semivariogram fit ro=',num2str(rs),'km']);
%    end
%    xlabel('distance, km');
%    ylabel('\gamma(i,j), dB^2');
%    title(['OLS residual semivariogram, ',num2str(n),' points, ',num2str(k),' variables']);
%    disp(['semivariogram fitted ro = ',num2str(rs)]);

    %%%%%%%%%%%%%%%%%%%%%%%%%%%%%%%%%%%%%%%%%%%%%%%%%%%%%%%%%%%%%
    % GLS calculation by matrix algebra using semivariogram fit %
    %%%%%%%%%%%%%%%%%%%%%%%%%%%%%%%%%%%%%%%%%%%%%%%%%%%%%%%%%%%%%
    ro=rs;
    rd=kd*ro;
    disp(['Semivariogram ro = ',num2str(ro),' km, same location effective distance rd = ',num2str(rd),' km']);
    if usingOctave
        fflush(stdout);
    end
    % calculate S first, then invert (hopefully)
    S=eye(n);
    for i=1:n-1
        for j=i+1:n
            % 1D distance on time-line
            r=abs(x(i,2)-x(j,2));
            if abs(ds(i)-ds(j))<0.5
                % same dataset
                phi=exp(-r/ro);
            else
                % different datasets
                phi=exp(-sqrt((r/ro)^2+kd*kd));
                %phi=exp(-(r/ro)-kd);
            end
            S(i,j)=phi;
            S(j,i)=S(i,j);
        end
    end
    %disp(['Inverting S']);
    if usingOctave
        fflush(stdout);
    end
    Sinv=inv(S);

    invXdSiX=inv(transpose(x)*Sinv*x);

    % repeat for reduced dataset
    Sr=eye(nr);
    for i=1:nr-1
        for j=i+1:nr
            % 1D distance on time-line (reduced dataset)
            r=abs(rx(i,2)-rx(j,2));
            if abs(ds(i)-ds(j))<0.5
                % same dataset
                phi=exp(-r/ro);
            else
                % different datasets
                phi=exp(-sqrt((r/ro)^2+kd*kd));
            %    phi=exp(-(r/ro)-kd);
            end
            Sr(i,j)=phi;
            Sr(j,i)=S(i,j);
        end
    end
    SRinv=inv(Sr);
    invrXdSirX=inv(transpose(rx)*SRinv*rx);
    
betaGLSsvg=invXdSiX*transpose(x)*Sinv*y;
residualsGLS=y-x*betaGLSsvg;
residStdErrSVG=sqrt(transpose(residualsGLS)*Sinv*residualsGLS/(DF));
stdErrorSVG=0;
tValue=0;
for m=1:k1
    stdErrorSVG(m,1)=residStdErrSVG*sqrt(invXdSiX(m,m));
    tValue(m,1)=betaGLSdw(m,1)/stdErrorSVG(m,1);
end
disp('                 Estimate     Std. Error    t value      DF      Pr(>|t|)');
for m=1:k+1
    fprintf('%s  %12.6f  %12.6f  %9.3f  %7.0f  %12.6f\n',varName(m,:),betaGLSsvg(m,1),stdErrorSVG(m,1),tValue(m,1),DF,2*(1-tcdf(abs(tValue(m,1)),DF)));
end
rmsError=sqrt((transpose(residualsGLS)*residualsGLS)/n);
disp(['Residual standard error: ',num2str(residStdErrSVG),' on ',num2str(DF),' Deg.Fr.  RMS error: ',num2str(rmsError)]);

% Durbin-Watson equivalent calculation on equalised residuals
% using P=Sinv^0.5 i.e. P is symmetrical matrix satisfying P'P = Sinv
P=Sinv^0.5;
residualsEq=P*residualsGLS;
% reduce to nr residuals by premultiplying by R
residualsEq=R*residualsEq;
SSR=transpose(residualsEq)*residualsEq;
SSRFD=transpose(residualsEq)*A*residualsEq;
d=SSRFD/SSR;

% work out confidence limits of d
Pr=real(SRinv^0.5); % is real, but infintesimal imaginary component can cause problems
p=trace(A)-trace(transpose(rx)*transpose(Pr)*A*Pr*rx*invrXdSirX);
Ed=p/(nr-k-1); % mean of d (exact)
q=trace(A*A)-2*trace(transpose(rx)*transpose(Pr)*A*A*Pr*rx*invrXdSirX)+trace((transpose(rx)*transpose(Pr)*A*Pr*rx*invrXdSirX)^2);
Vd=2*(q-p*Ed)/((nr-k-1)*(nr-k+1)); % variance of d (exact)
% approximate distribution of d by a beta disbn with same mean & variance (Durbin-Watson II 1951, III 1971)
ab=Ed*(4-Ed)/Vd-1;
a=ab*Ed/4;
b=ab-a;
d025=4*betainv(0.025,a,b);
d975=4*betainv(0.975,a,b);

if d<d025 || d>d975
    disp(['Transformed residual Durbin-Watson: ',num2str(d),' [bad model or eq: Pr(>|d-',num2str(Ed,3),'|): ',num2str(1-2*abs(betacdf(d/4,a,b)-0.5)),']']);
else
    disp(['Transformed residual Durbin-Watson: ',num2str(d),'   [good: Pr(>|d-',num2str(Ed,3),'|): ',num2str(1-2*abs(betacdf(d/4,a,b)-0.5)),']']);

    bestFitSVG=xp*betaGLSsvg;
    tValue1=tinv(0.975,DF);
    tValue2=tinv(1-0.025*(1-2*abs(betacdf(d/4,a,b)-0.5)),DF);
        % predInt is prediction interval based on regression coeff std errors
    predInt=0;
    for i=1:np
        predInt(i,1)=residStdErrSVG^2;
        for m=1:k1
            predInt(i,1)=predInt(i,1)+(stdErrorSVG(m,1)*dxp(i,m))^2;
        end
        predInt(i,1)=tValue1*sqrt(predInt(i,1));
    end
    if predictYears>0
        disp(['prediction for ',num2str(tp(np)),': ',num2str(bestFitSVG(np,1)),' deg; 95% prediction interval: ',num2str(bestFitSVG(np,1)-predInt(np,1)),', ',num2str(bestFitSVG(np,1)+predInt(np,1))]);
    end

    if plotBestFit==5
        outsideIP=0;
        for i=1:n/2
            if y1(i,1)>bestFitSVG(i,1)+predInt(i,1) || y1(i,1)<bestFitSVG(i,1)-predInt(i,1)
                outsideIP=outsideIP+1;
            end
            if y2(i,1)>bestFitSVG(i,1)+predInt(i,1) || y2(i,1)<bestFitSVG(i,1)-predInt(i,1)
                outsideIP=outsideIP+1;
            end
        end
        plot(t,y1,'b.-',t,y2,'k.-',tp,bestFitSVG,'r-',tp,bestFitSVG+predInt,'g-',tp,bestFitSVG-predInt,'g-');
        legend('NOAAGlobalTemp','HADCrut4','best fit (DW)','prediction 97.5%','prediction 2.5%','Location','northwest');
        %title([num2str(n),' measured data points, and best fit, model order = ',num2str(modelOrder),', ',dataName,' data  [after GLS transform, Durbin-Watson: ',num2str(d),', good: Pr(>|d-',num2str(Ed,3),'|): ',num2str(1-2*abs(betacdf(d/4,a,b)-0.5)),']']);
        title([num2str(n),' measured data points, and best fit, model order = ',num2str(modelOrder),', ',dataName,' data  [after GLS transform, Durbin-Watson: ',num2str(d),', [',num2str(100*outsideIP/n),'% ouside IP]']);
        xlabel('Year');
        ylabel('relative global temperature, land & sea, deg C');
        % output to csv
        CSVoutput=0;
        for i=1:np
            CSVoutput(i,1)=tp(i);                         % year AD
            if i>n/2
                CSVoutput(i,2)=NaN;
                CSVoutput(i,3)=NaN;
            else
                CSVoutput(i,2)=y1(i,1);                    % observed data
                CSVoutput(i,3)=y2(i,1);
            end
            CSVoutput(i,4)=bestFitSVG(i,1);               % predicted value
            CSVoutput(i,5)=bestFitSVG(i,1)+predInt(i,1); % upper prediction interval
            CSVoutput(i,6)=bestFitSVG(i,1)-predInt(i,1); % lower prediction interval
        end
        csvwrite([dataName,'Order',num2str(modelOrder),'polynomialTrendSVG.csv'],CSVoutput);
    end
        
end


disp('=========================================================================');

